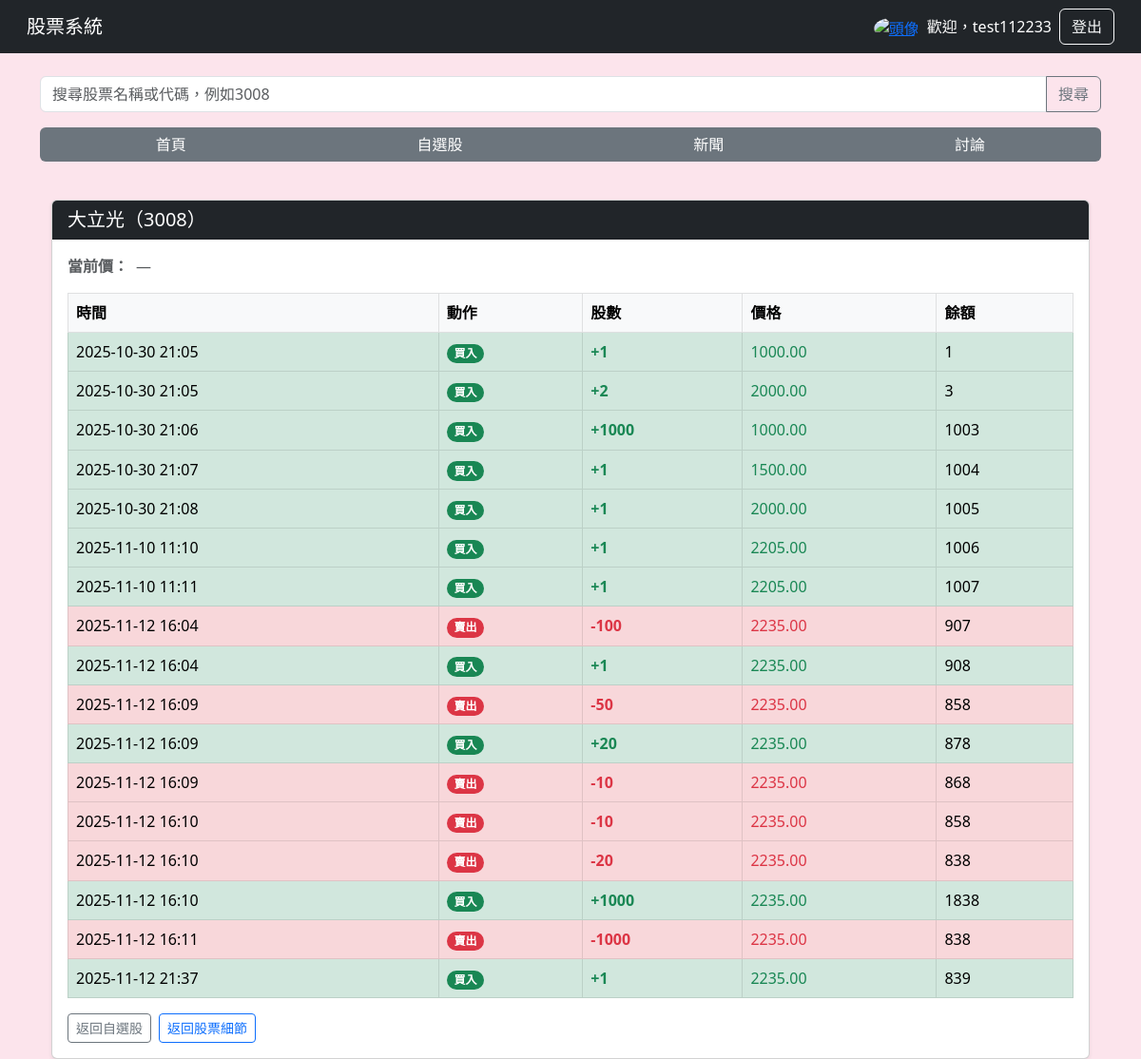
Page /watchlist/3008/history/ (signed in) on the earlier database version.
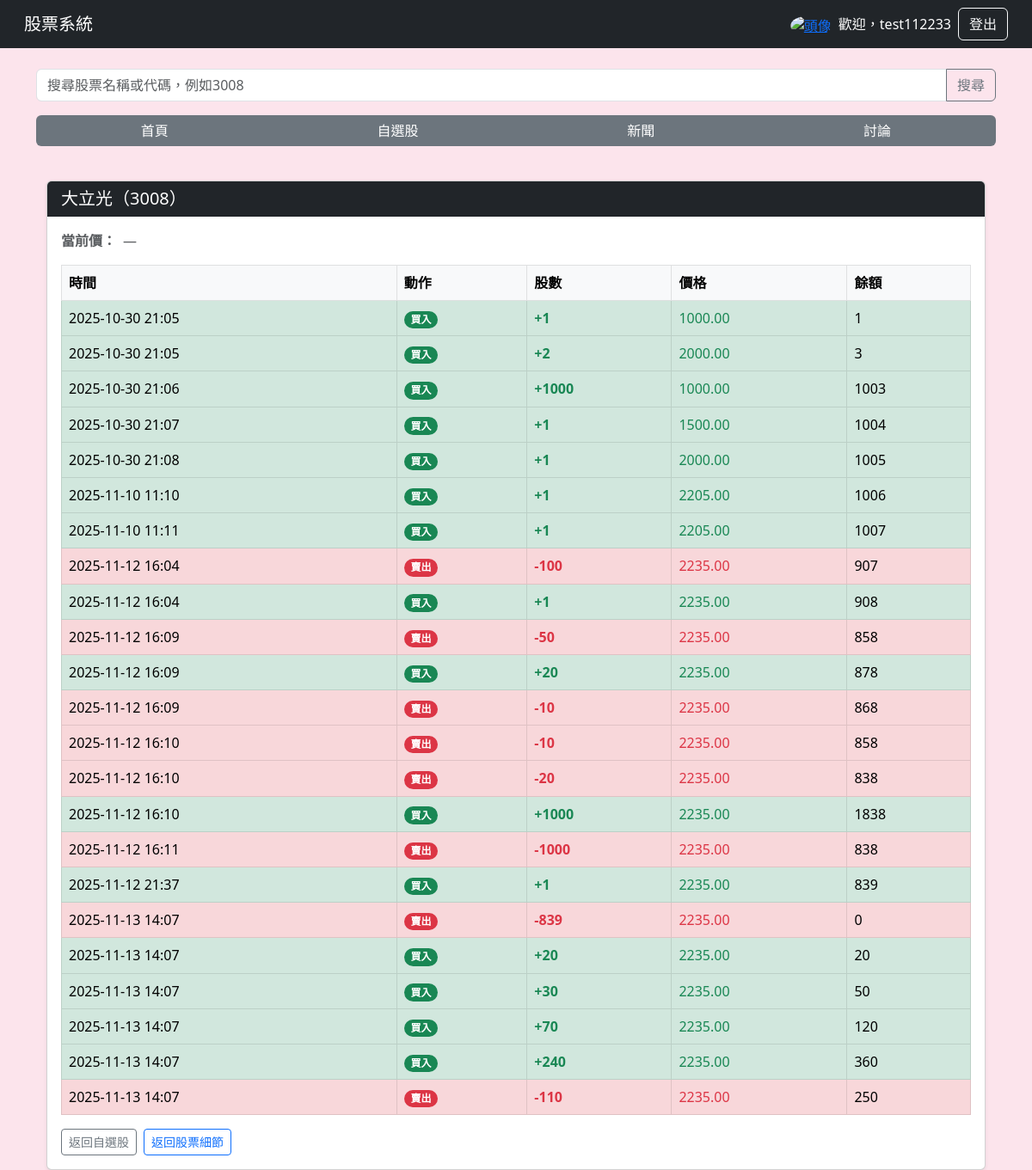
Same page on the later database version.
### main/models.py (models this page shows, shortened)
class StockSnapshot(models.Model):
    code = models.CharField(max_length=10, db_index=True)
    name = models.CharField(max_length=50, null=True, blank=True)
    price = models.DecimalField(max_digits=12, decimal_places=2, null=True, blank=True)
    shares = models.BigIntegerField(null=True, blank=True)
    market_cap = models.DecimalField(max_digits=20, decimal_places=2, null=True, blank=True)
    pe = models.DecimalField(max_digits=10, decimal_places=2, null=True, blank=True)
    dividend_yield = models.DecimalField(max_digits=6, decimal_places=2, null=True, blank=True)
    created_at = models.DateTimeField(auto_now_add=True)

class BuyRecord(models.Model):
    user = models.ForeignKey(User, on_delete=models.CASCADE)
    stock_code = models.CharField(max_length=10, null=True, blank=True)
    quantity = models.IntegerField()
    price = models.DecimalField(max_digits=10, decimal_places=2)
    created_at = models.DateTimeField(auto_now_add=True)
    class Meta:
        constraints = [
            models.CheckConstraint(
                check=~Q(quantity=0), name="buyrecord_quantity_nonzero"
            ),
        ]

### main/views.py (the view, shortened to what this page needs)
# urls.py: path("watchlist/<str:stock_code>/history/", views.trade_history, name="trade_history"),
@login_required
def trade_history(request, stock_code):
    user = request.user
    code = str(stock_code)
    records_qs = (BuyRecord.objects
                  .filter(user=user, stock_code=code)
                  .order_by("created_at"))
    running_qty = 0
    records = []
    for r in records_qs:
        action = "BUY" if r.quantity >= 0 else "SELL"
        running_qty += r.quantity
        records.append({
            "created_at": r.created_at,
            "action": action,
            "quantity": abs(r.quantity),
            "price": r.price,
            "balance": running_qty
        })
    try:
        current_price = get_current_price_now(code)
    except Exception:
        current_price = None
    snap = (StockSnapshot.objects
            .filter(code=code)
            .order_by("-created_at")
            .first())
    stock_name = snap.name if snap and snap.name else code
    return render(request, "trade_history.html", {
        "stock_code": code,
        "stock_name": stock_name,
        "records": records,
        "current_price": current_price
    })

### templates/trade_history.html (shortened to what this page needs)
{% extends "base.html" %}
{% block content %}
<div class="container mt-3">
  <div class="card shadow-sm">
    <div class="card-header bg-dark text-white">
      <h5 class="mb-0">{{ stock_name }}（{{ stock_code }}）</h5>
    </div>
    <div class="card-body p-3">
      <div class="d-flex align-items-baseline mb-3">
        <span class="fw-semibold text-muted me-2">當前價：</span>
        {% if current_price %}
          <span class="fs-5 fw-bold text-dark">{{ current_price }}</span><span class="ms-1">元</span>
        {% else %}
          <span class="text-muted">—</span>
        {% endif %}
      </div>
      <table class="table table-bordered mb-0">
        <thead class="table-light">
          <tr><th>時間</th><th>動作</th><th>股數</th><th>價格</th><th>餘額</th></tr>
        </thead>
        <tbody>
        {% for r in records %}
            <tr class="{% if r.action == 'BUY' %}table-success{% else %}table-danger{% endif %}">
            <td>{{ r.created_at|date:"Y-m-d H:i" }}</td>
            <td>
                {% if r.action == 'BUY' %}
                <span class="badge rounded-pill text-bg-success">買入</span>
                {% else %}
                <span class="badge rounded-pill text-bg-danger">賣出</span>
                {% endif %}
            </td>
            <td class="fw-semibold {% if r.action == 'BUY' %}text-success{% else %}text-danger{% endif %}">
                {% if r.action == 'BUY' %}+{% else %}-{% endif %}{{ r.quantity }}
            </td>
            <td class="{% if r.action == 'BUY' %}text-success{% else %}text-danger{% endif %}">
                {{ r.price }}
            </td>
            <td>{{ r.balance }}</td>
            </tr>
        {% empty %}
            <tr><td colspan="5" class="text-center text-muted">尚無紀錄</td></tr>
        {% endfor %}
        </tbody>
      </table>
        <div class="mt-3 d-flex gap-2">
        <a href="{% url 'my_watchlist' %}" class="btn btn-outline-secondary btn-sm">
            返回自選股
        </a>
        <a href="{% url 'stock_detail' stock_code=stock_code %}" class="btn btn-outline-primary btn-sm">
            返回股票細節
        </a>
        </div>
    </div>
  </div>
</div>
{% endblock %}

### templates/base.html (shortened to what this page needs)
<!DOCTYPE html>
<html lang="zh-TW">
<head>
    <link href="https://cdn.jsdelivr.net/npm/bootstrap@5.3.0/dist/css/bootstrap.min.css" rel="stylesheet">
</head>
<body>
<nav class="navbar navbar-expand-lg navbar-dark bg-dark px-3">
    <div class="container-fluid">
        <a class="navbar-brand" href="/">股票系統</a>
        <div class="d-flex align-items-center ms-auto">
            {% if user.is_authenticated %}
                <a href="{% url 'profile' %}" class="me-2">
                    <img src="https://cdn-icons-png.flaticon.com/512/847/847969.png"
                         alt="頭像"
                         class="rounded-circle"
                         width="30" height="30"
                         style="vertical-align: middle; transform: translateY(1px);">
                </a>
                <span class="text-white me-2">歡迎，{{ user.username }}</span>
                <a class="btn btn-outline-light" href="{% url 'logout' %}">登出</a>
            {% else %}
                <a class="btn btn-outline-light me-2" href="{% url 'login' %}">登入</a>
                <a class="btn btn-outline-light" href="{% url 'register' %}">註冊</a>
            {% endif %}
        </div>
    </div>
</nav>
<div class="container mt-4">
    <form class="input-group mb-3" method="GET" action="/search">
        <input type="text" class="form-control" name="query" placeholder="搜尋股票名稱或代碼，例如3008" required>
        <button class="btn btn-outline-secondary" type="submit">搜尋</button>
    </form>
    {% with current=request.resolver_match.url_name %}
    <div class="btn-group w-100 mb-4">
        <a href="{% url 'index' %}"
        class="nav-btn btn {% if current == 'index' %}active-tab{% endif %}">
            首頁
        </a>
        <a href="{% url 'my_watchlist' %}"
        class="nav-btn btn {% if current == 'my_watchlist' %}active-tab{% endif %}">
            自選股
        </a>
        <a href="{% url 'news' %}"
        class="nav-btn btn {% if current == 'news' %}active-tab{% endif %}">
            新聞
        </a>
        <a href="{% url 'forum_list' %}"
        class="nav-btn btn {% if current == 'forum_list' %}active-tab{% endif %}">
            討論
        </a>
    </div>
    {% endwith %}
    {% block content %}{% endblock %}
</div>
</body>
</html>

### templates/base.html (style rules this page uses)
body { background-color: #fce4ec; }

Differences in the rows shown:
added BuyRecord: created_at "2025-11-13 14:07", price "2235.00"
added BuyRecord: created_at "2025-11-13 14:07", price "2235.00"
added BuyRecord: created_at "2025-11-13 14:07", price "2235.00"
added BuyRecord: created_at "2025-11-13 14:07", price "2235.00"
added BuyRecord: created_at "2025-11-13 14:07", price "2235.00"
added BuyRecord: created_at "2025-11-13 14:07", price "2235.00"
Other differences:
new list line: "賣出 - 839 0"
new list line: "買入 + 20 20"
new list line: "買入 + 30 50"
new list line: "買入 + 70 120"
new list line: "買入 + 240 360"
new list line: "賣出 - 110 250"
